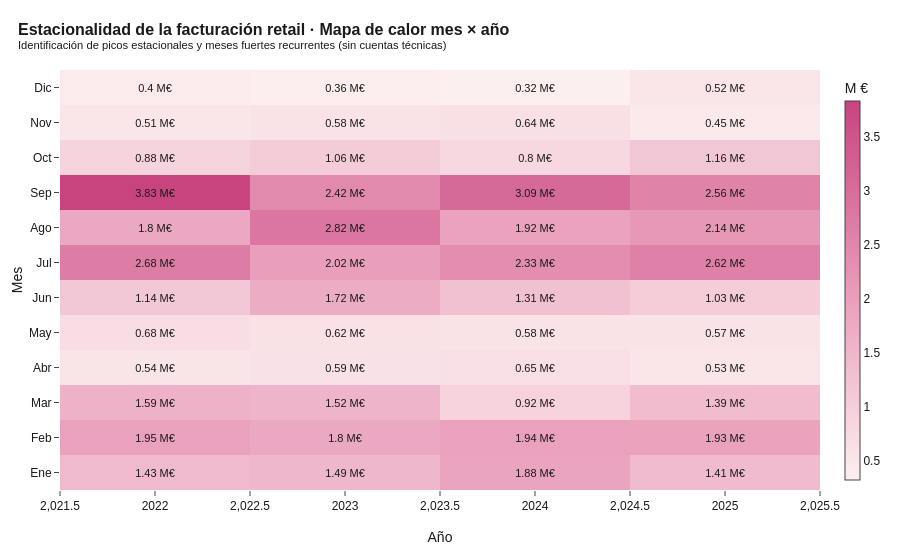

This figure's notebook cell:
### Markdown cell above
#### Nota metodológica sobre la cifra de facturación

La facturación retail acumulada que aparece en este notebook (67,10 millones de euros) es inferior a la cifra del notebook 09a (84,95 millones de euros) en exactamente 17,84 millones, importe que coincide con el aporte conjunto de las tres cuentas técnicas (REGO, HERREROS y EL CORTE INGLES). Esta diferencia es consecuencia directa de la decisión metodológica adoptada en el análisis 09a: el bloque temporal de este notebook trabaja sobre la cartera sin cuentas técnicas para obtener una lectura del comportamiento del mercado real, mientras que la cifra global del 09a incluye todas las cuentas para reflejar el volumen total documentado por el ERP.

### Code cell
# 2.2 Heatmap de estacionalidad (mes × año)
heatmap_data = evol_mensual.pivot_table(
    index="num_mes", columns="anio", values="facturacion_neta", aggfunc="sum"
) / 1e6
heatmap_data.index = ["Ene","Feb","Mar","Abr","May","Jun","Jul","Ago","Sep","Oct","Nov","Dic"]

fig = go.Figure(data=go.Heatmap(
    z=heatmap_data.values,
    x=[str(a) for a in heatmap_data.columns],
    y=heatmap_data.index,
    colorscale=[[0, "#FCEFEF"], [0.5, "#E89BB9"], [1, "#C8447F"]],
    text=heatmap_data.round(2).values,
    texttemplate="%{text} M€",
    textfont=dict(size=11, color="#1A1A1A"),
    hovertemplate="<b>%{y} %{x}</b><br>Facturación: %{z:.2f} M €<extra></extra>",
    colorbar=dict(title="M €", thickness=15),
))
fig.update_layout(
    title=dict(text="<b>Estacionalidad de la facturación retail · Mapa de calor mes × año</b><br><sup>Identificación de picos estacionales y meses fuertes recurrentes (sin cuentas técnicas)</sup>"),
    xaxis_title="Año", yaxis_title="Mes",
    height=550,
)
guardar_y_mostrar(fig, "02_heatmap_estacionalidad")

### Figure 1 — Plotly figure (JSON) as saved in the notebook; plotly's stock layout.template omitted (floating-point values rounded to 4 significant figures)
{"data": [{"colorbar": {"thickness": 15, "title": {"text": "M €"}}, "colorscale": [[0, "#FCEFEF"], [0.5, "#E89BB9"], [1, "#C8447F"]], "hovertemplate": "<b>%{y} %{x}</b><br>Facturación: %{z:.2f} M €<extra></extra>", "text": [[1.43, 1.49, 1.88, 1.41], [1.95, 1.8, 1.94, 1.93], [1.59, 1.52, 0.92, 1.39], [0.54, 0.59, 0.65, 0.53], [0.68, 0.62, 0.58, 0.57], [1.14, 1.72, 1.31, 1.03], [2.68, 2.02, 2.33, 2.62], [1.8, 2.82, 1.92, 2.14], [3.83, 2.42, 3.09, 2.56], [0.88, 1.06, 0.8, 1.16], [0.51, 0.58, 0.64, 0.45], [0.4, 0.36, 0.32, 0.52]], "textfont": {"color": "#1A1A1A", "size": 11}, "texttemplate": "%{text} M€", "type": "heatmap", "x": ["2022", "2023", "2024", "2025"], "y": ["Ene", "Feb", "Mar", "Abr", "May", "Jun", "Jul", "Ago", "Sep", "Oct", "Nov", "Dic"], "z": [[1.435, 1.486, 1.881, 1.408], [1.946, 1.798, 1.942, 1.932], [1.592, 1.524, 0.9235, 1.394], [0.5424, 0.5874, 0.6503, 0.529], [0.676, 0.6195, 0.5773, 0.5659], [1.141, 1.72, 1.308, 1.03], [2.681, 2.016, 2.331, 2.622], [1.797, 2.823, 1.92, 2.135], [3.83, 2.416, 3.093, 2.559], [0.8788, 1.059, 0.8011, 1.159], [0.5076, 0.5784, 0.6416, 0.4479], [0.3963, 0.3567, 0.3193, 0.5241]]}], "layout": {"height": 550, "title": {"text": "<b>Estacionalidad de la facturación retail · Mapa de calor mes × año</b><br><sup>Identificación de picos estacionales y meses fuertes recurrentes (sin cuentas técnicas)</sup>"}, "xaxis": {"title": {"text": "Año"}}, "yaxis": {"title": {"text": "Mes"}}}}
